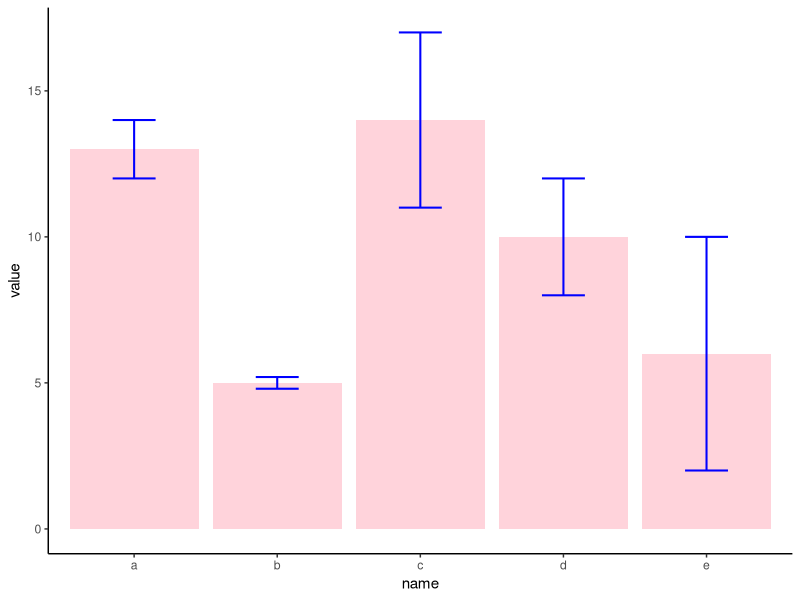
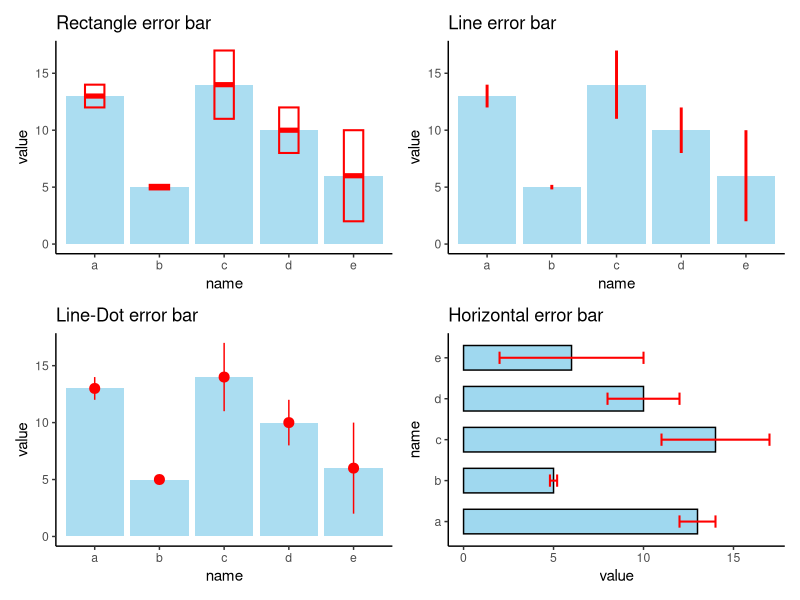
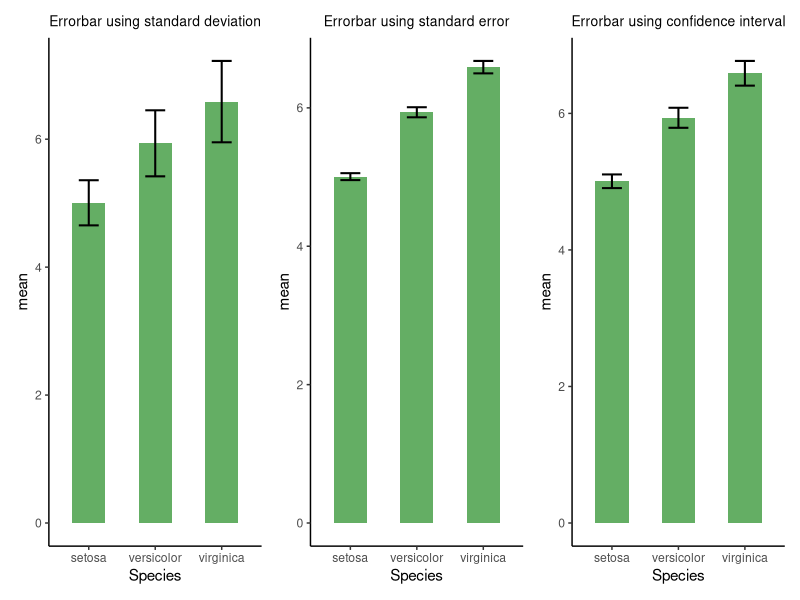

Here is the R script that generated these plots, in order:
## ---- chunk 1
knitr::opts_chunk$set(echo = TRUE)
## ---- chunk 2
library(ggplot2)
library(dplyr)
library(patchwork)
## ---- chunk 3
#Creating basic Error plot
#dummy data
df1 <- data.frame(
        name = letters[1:5],
        value = sample(seq(4,15),5),
        sd = c(1, 0.2, 3, 2, 4)
        )
## ---- chunk 4
#error bar plot
ggplot(data = df1) + 
  geom_bar(aes(x = name, y = value), stat = "identity", alpha = 0.7, fill = "pink")+
  geom_errorbar(mapping = aes(x = name, ymin = value-sd, ymax = value + sd),
                width = 0.3, color = "blue", size = 0.7)+
  theme_classic()
## ---- chunk 5
#Rectangle Error-bar
p1 <- ggplot(data = df1)+
  geom_bar(aes(x = name, y = value), stat = "identity", alpha = 0.7, fill = "skyblue")+
  geom_crossbar(aes(x = name, y =value, ymin = value-sd, ymax = value+sd),
                width = 0.3, color = "red", size = 0.7)+
  theme_classic()+
  ggtitle("Rectangle error bar")

## ---- chunk 6
#Line Error-bar
p2 <- ggplot(data = df1)+
  geom_bar(aes(x = name, y =value), stat = "identity", alpha = 0.7, fill = "skyblue")+
  geom_linerange(aes(x = name, ymin = value-sd, ymax = value+sd),
                 color = "red", size = 1)+
  theme_classic()+
  ggtitle("Line error bar")

## ---- chunk 7
#line + dot
p3 <- ggplot(data = df1)+
  geom_bar(aes(x = name, y = value), stat = "identity", alpha = 0.7, fill = "skyblue")+
  geom_pointrange(aes(x = name, y = value, ymin = value-sd, ymax = value+sd),
                  color = "red", size = 0.6)+
  theme_classic()+
  ggtitle("Line-Dot error bar")

## ---- chunk 8
#horizontal error-bars
p4 <- ggplot(data = df1)+
  geom_bar(aes(x = name, y = value), stat = "identity", alpha = 0.8, fill = "skyblue", width = 0.6, color = "black")+
  geom_errorbar(aes(x = name, ymin = value-sd, ymax = value+sd),
                width = 0.3, color = "red", size = 0.7)+
  coord_flip()+
  theme_classic()+
  ggtitle("Horizontal error bar")
## ---- chunk 9
#patching all 4 plots above to display as 1 image
p1+p2+p3+p4

## ---- chunk 10
#taking subset of built-in iris dataset
df2 <- iris %>% select(Species, Sepal.Length)
## ---- chunk 11
#calculating SD, SE, CI
df2_summary <- df2 %>% 
                group_by(Species) %>% 
                summarise(
                  n = n(),
                  mean = mean(Sepal.Length),
                  sd = sd(Sepal.Length)
                ) %>% 
                #standard error
                mutate(se = sd/sqrt(n)) %>% 
                #confidence interval
                mutate(ci = se * qt((1-0.05)/2 + .5, n-1))
## ---- chunk 12
#Error bar with Standard Deviation

plot_sd <- ggplot(data = df2_summary) +
  geom_bar(aes(x = Species, y = mean), stat = "identity", width = 0.5, alpha = 0.7, fill = "forestgreen")+
  geom_errorbar(aes(x = Species, ymin = mean - sd, ymax = mean + sd), color = "black", width = 0.3, size = 0.7)+
  ggtitle("Errorbar using standard deviation")+
  theme_classic()+
  theme(plot.title = element_text(size = 10, hjust = 0.5))
## ---- chunk 13
#Error bar with Standard Error
plot_se <- ggplot(data = df2_summary)+
  geom_bar(aes(x = Species, y = mean), stat = "identity", width = 0.5, alpha = 0.7, fill = "forestgreen")+
  geom_errorbar(aes(x = Species, ymin = mean - se, ymax = mean + se), color = "black", width = 0.3, size = 0.7)+
  ggtitle("Errorbar using standard error")+
  theme_classic()+
  theme(plot.title = element_text(size = 10, hjust = 0.5))
## ---- chunk 14
#Error bar with Confidence Interval
plot_ci <- ggplot(data = df2_summary)+
  geom_bar(aes(x = Species, y = mean), stat = "identity", width = 0.5, alpha = 0.7, fill = "forestgreen")+
  geom_errorbar(aes(x = Species, ymin = mean - ci, ymax = mean + ci), color = "black", width = 0.3, size = 0.7)+
  ggtitle("Errorbar using confidence interval")+
  theme_classic()+
  theme(plot.title = element_text(size = 10, hjust = 0.5))
## ---- chunk 15
#patching all 3 plots above to display as 1 image
plot_sd + plot_se + plot_ci
